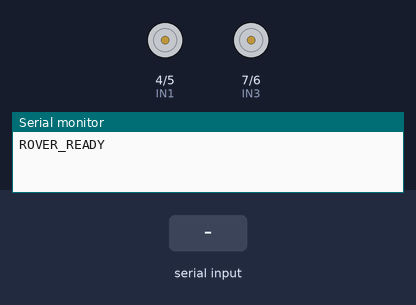
Bench run of a sketch on a simulated Arduino Uno, built with avr-gcc and run on an emulated ATmega328P. On the bench: motor-driver pin pairs drawn as motors (green arrow = first pin HIGH = forward, orange = second pin HIGH = backward, longer = more drive, scaled by the enable pin), the last lines printed to the serial monitor. The test bench sets the inputs (shaded band).

Above: at 1.2 s.
1.3 s: "d90\n" received over Serial
At 2.0 s:
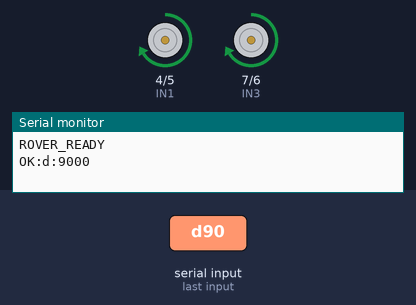
Timing chart, 0 to 11.8 s (numbered marks = the images above; inputs shaded):
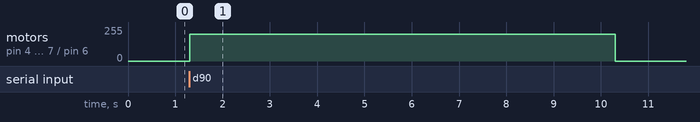

The sketch:

roverNew.ino
```cpp
/*
 * OpenClaw Rover Motor Control
 * Arduino — receives commands from Pi over USB serial (UART 9600).
 *
 * Protocol: "<cmd><ms>\n"
 *   d<ms> = drive forward for <ms> milliseconds
 *   b<ms> = drive backward for <ms> milliseconds
 *   l<ms> = turn left for <ms> milliseconds
 *   r<ms> = turn right for <ms> milliseconds
 *   s     = stop immediately
 *
 * Example: "d2000\n" = drive forward 2 seconds
 *
 * L298N wiring:
 *   IN1/IN2 → left motor   (pins 4, 5)
 *   IN3/IN4 → right motor  (pins 6, 7)
 *   ENA/ENB → PWM speed    (pins 9, 10)
 */

const int IN1 = 4;
const int IN2 = 5;
const int IN4 = 6;
const int IN3 = 7;
const int ENA = 9;
const int ENB = 10;

const int SPEED = 200;

void setup() {
  Serial.begin(9600);
  pinMode(IN1, OUTPUT);
  pinMode(IN2, OUTPUT);
  pinMode(IN3, OUTPUT);
  pinMode(IN4, OUTPUT);
  pinMode(ENA, OUTPUT);
  pinMode(ENB, OUTPUT);
  stopMotors();
  Serial.println("ROVER_READY");
}

void driveForward() {
  digitalWrite(IN1, HIGH);
  digitalWrite(IN2, LOW);
  digitalWrite(IN3, HIGH);
  digitalWrite(IN4, LOW);
  analogWrite(ENA, SPEED);
  analogWrite(ENB, SPEED);
}

void driveBackward() {
  digitalWrite(IN1, LOW);
  digitalWrite(IN2, HIGH);
  digitalWrite(IN3, LOW);
  digitalWrite(IN4, HIGH);
  analogWrite(ENA, SPEED);
  analogWrite(ENB, SPEED);
}

void turnLeft() {
  digitalWrite(IN1, LOW);
  digitalWrite(IN2, HIGH);
  digitalWrite(IN3, HIGH);
  digitalWrite(IN4, LOW);
  analogWrite(ENA, SPEED);
  analogWrite(ENB, SPEED);
}

void turnRight() {
  digitalWrite(IN1, HIGH);
  digitalWrite(IN2, LOW);
  digitalWrite(IN3, LOW);
  digitalWrite(IN4, HIGH);
  analogWrite(ENA, SPEED);
  analogWrite(ENB, SPEED);
}

void stopMotors() {
  digitalWrite(IN1, LOW);
  digitalWrite(IN2, LOW);
  digitalWrite(IN3, LOW);
  digitalWrite(IN4, LOW);
  analogWrite(ENA, 0);
  analogWrite(ENB, 0);
}

void loop() {
  if (Serial.available()) {
    String input = Serial.readStringUntil('\n');
    input.trim();
    if (input.length() == 0) return;

    char cmd = input.charAt(0);
    int ms = input.substring(1).toInt()*100;

    if (cmd == 's') {
      stopMotors();
      Serial.println("OK:STOP");
      return;
    }

    if (ms <= 0) {
      Serial.println("ERR:BAD_MS");
      return;
    }

    switch (cmd) {
      case 'd': driveForward();  break;
      case 'b': driveBackward(); break;
      case 'l': turnLeft();      break;
      case 'r': turnRight();     break;
      default:
        Serial.println("ERR:BAD_CMD");
        return;
    }

    Serial.print("OK:");
    Serial.print(cmd);
    Serial.print(":");
    Serial.println(ms);

    delay(ms);
    stopMotors();
    Serial.println("OK:DONE");
  }
}
```

Measured:
- after the input at 1.3 s, motor on pin 4 (IN1) / pin 5 (IN2), motor on pin 7 (IN3) / pin 6 (IN4): stopped → forward 200/255 at once, → stopped 9.0 s later
